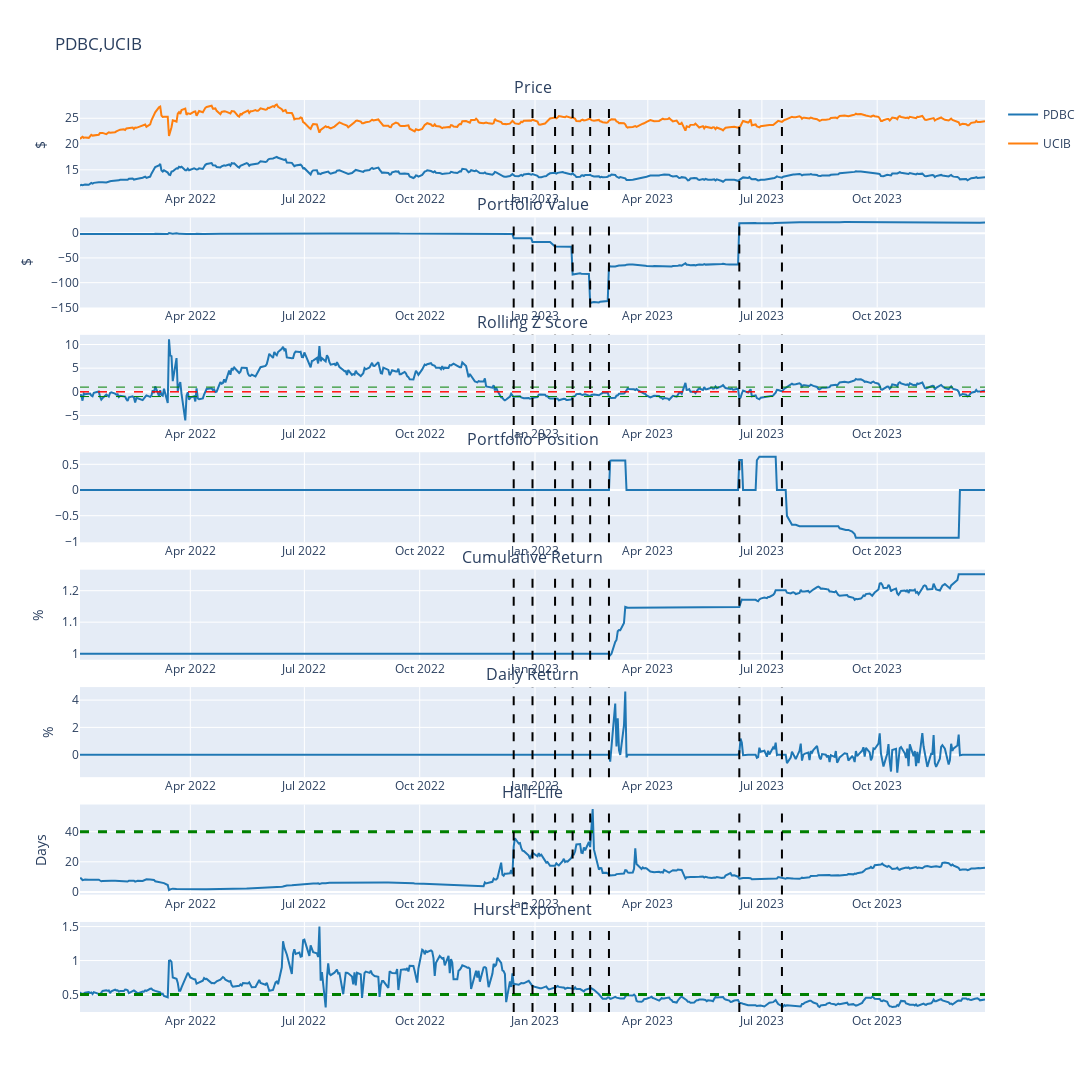

The notebook cell saved with this chart:
### Code cell
strategy = InterdayPairsMeanReversion()
strategy.set_stock_universe(symbols)
strategy.set_start_date(start_date)
strategy.set_end_date(end_date)
strategy.preprocess_data()
strategy.generate_position()
strategy.backtest_summary(show_rebal=True)

### Figure 1 — Plotly figure (JSON) as saved in the notebook; plotly's stock layout.template omitted (floating-point values rounded to 4 significant figures; data arrays with more than 128 entries replaced by an {"elided": "..."} marker saying what was removed)
{"data": [{"legendgroup": "PDBC", "marker": {"color": "rgb(31, 119, 180)"}, "name": "PDBC", "type": "scatter", "x": {"elided": "498 str values"}, "xaxis": "x", "y": {"elided": "498 float values"}, "yaxis": "y"}, {"legendgroup": "UCIB", "marker": {"color": "rgb(255, 127, 14)"}, "name": "UCIB", "type": "scatter", "x": {"elided": "498 str values"}, "xaxis": "x", "y": {"elided": "498 float values"}, "yaxis": "y"}, {"marker": {"color": "rgb(31, 119, 180)"}, "showlegend": false, "type": "scatter", "x": {"elided": "498 str values"}, "xaxis": "x2", "y": {"elided": "498 float values"}, "yaxis": "y2"}, {"marker": {"color": "rgb(31, 119, 180)"}, "showlegend": false, "type": "scatter", "x": {"elided": "498 str values"}, "xaxis": "x3", "y": {"elided": "498 float values"}, "yaxis": "y3"}, {"marker": {"color": "rgb(31, 119, 180)"}, "showlegend": false, "type": "scatter", "x": {"elided": "498 str values"}, "xaxis": "x4", "y": {"elided": "498 float values"}, "yaxis": "y4"}, {"marker": {"color": "rgb(31, 119, 180)"}, "showlegend": false, "type": "scatter", "x": {"elided": "498 str values"}, "xaxis": "x5", "y": {"elided": "498 float values"}, "yaxis": "y5"}, {"marker": {"color": "rgb(31, 119, 180)"}, "showlegend": false, "type": "scatter", "x": {"elided": "498 str values"}, "xaxis": "x6", "y": {"elided": "498 float values"}, "yaxis": "y6"}, {"marker": {"color": "rgb(31, 119, 180)"}, "showlegend": false, "type": "scatter", "x": {"elided": "498 str values"}, "xaxis": "x7", "y": {"elided": "498 float values"}, "yaxis": "y7"}, {"marker": {"color": "rgb(31, 119, 180)"}, "showlegend": false, "type": "scatter", "x": {"elided": "498 str values"}, "xaxis": "x8", "y": {"elided": "498 float values"}, "yaxis": "y8"}], "layout": {"annotations": [{"font": {"size": 16}, "showarrow": false, "text": "Price", "x": 0.5, "xanchor": "center", "xref": "paper", "y": 1, "yanchor": "bottom", "yref": "paper"}, {"font": {"size": 16}, "showarrow": false, "text": "Portfolio Value", "x": 0.5, "xanchor": "center", "xref": "paper", "y": 0.8712, "yanchor": "bottom", "yref": "paper"}, {"font": {"size": 16}, "showarrow": false, "text": "Rolling Z Score", "x": 0.5, "xanchor": "center", "xref": "paper", "y": 0.7425, "yanchor": "bottom", "yref": "paper"}, {"font": {"size": 16}, "showarrow": false, "text": "Portfolio Position", "x": 0.5, "xanchor": "center", "xref": "paper", "y": 0.6138, "yanchor": "bottom", "yref": "paper"}, {"font": {"size": 16}, "showarrow": false, "text": "Cumulative Return", "x": 0.5, "xanchor": "center", "xref": "paper", "y": 0.485, "yanchor": "bottom", "yref": "paper"}, {"font": {"size": 16}, "showarrow": false, "text": "Daily Return", "x": 0.5, "xanchor": "center", "xref": "paper", "y": 0.3563, "yanchor": "bottom", "yref": "paper"}, {"font": {"size": 16}, "showarrow": false, "text": "Half-Life", "x": 0.5, "xanchor": "center", "xref": "paper", "y": 0.2275, "yanchor": "bottom", "yref": "paper"}, {"font": {"size": 16}, "showarrow": false, "text": "Hurst Exponent", "x": 0.5, "xanchor": "center", "xref": "paper", "y": 0.09875, "yanchor": "bottom", "yref": "paper"}], "height": 2000, "hovermode": "x", "shapes": [{"line": {"color": "red", "dash": "dash", "width": 1}, "type": "line", "x0": 0, "x1": 1, "xref": "x3 domain", "y0": 0, "y1": 0, "yref": "y3"}, {"line": {"color": "red", "dash": "dash", "width": 1}, "type": "line", "x0": 0, "x1": 1, "xref": "x3 domain", "y0": 0, "y1": 0, "yref": "y3"}, {"line": {"color": "green", "dash": "dash", "width": 1}, "type": "line", "x0": 0, "x1": 1, "xref": "x3 domain", "y0": 1, "y1": 1, "yref": "y3"}, {"line": {"color": "green", "dash": "dash", "width": 1}, "type": "line", "x0": 0, "x1": 1, "xref": "x3 domain", "y0": -1, "y1": -1, "yref": "y3"}, {"line": {"color": "green", "dash": "dash", "width": 3}, "type": "line", "x0": 0, "x1": 1, "xref": "x7 domain", "y0": 40, "y1": 40, "yref": "y7"}, {"line": {"color": "green", "dash": "dash", "width": 3}, "type": "line", "x0": 0, "x1": 1, "xref": "x8 domain", "y0": 0.5, "y1": 0.5, "yref": "y8"}, {"line": {"color": "black", "dash": "dash", "width": 2}, "type": "line", "x0": 1671062400000, "x1": 1671062400000, "xref": "x", "y0": 0, "y1": 1, "yref": "y domain"}, {"line": {"color": "black", "dash": "dash", "width": 2}, "type": "line", "x0": 1671062400000, "x1": 1671062400000, "xref": "x2", "y0": 0, "y1": 1, "yref": "y2 domain"}, {"line": {"color": "black", "dash": "dash", "width": 2}, "type": "line", "x0": 1671062400000, "x1": 1671062400000, "xref": "x3", "y0": 0, "y1": 1, "yref": "y3 domain"}, {"line": {"color": "black", "dash": "dash", "width": 2}, "type": "line", "x0": 1671062400000, "x1": 1671062400000, "xref": "x4", "y0": 0, "y1": 1, "yref": "y4 domain"}, {"line": {"color": "black", "dash": "dash", "width": 2}, "type": "line", "x0": 1671062400000, "x1": 1671062400000, "xref": "x5", "y0": 0, "y1": 1, "yref": "y5 domain"}, {"line": {"color": "black", "dash": "dash", "width": 2}, "type": "line", "x0": 1671062400000, "x1": 1671062400000, "xref": "x6", "y0": 0, "y1": 1, "yref": "y6 domain"}, {"line": {"color": "black", "dash": "dash", "width": 2}, "type": "line", "x0": 1671062400000, "x1": 1671062400000, "xref": "x7", "y0": 0, "y1": 1, "yref": "y7 domain"}, {"line": {"color": "black", "dash": "dash", "width": 2}, "type": "line", "x0": 1671062400000, "x1": 1671062400000, "xref": "x8", "y0": 0, "y1": 1, "yref": "y8 domain"}, {"line": {"color": "black", "dash": "dash", "width": 2}, "type": "line", "x0": 1672358400000, "x1": 1672358400000, "xref": "x", "y0": 0, "y1": 1, "yref": "y domain"}, {"line": {"color": "black", "dash": "dash", "width": 2}, "type": "line", "x0": 1672358400000, "x1": 1672358400000, "xref": "x2", "y0": 0, "y1": 1, "yref": "y2 domain"}, {"line": {"color": "black", "dash": "dash", "width": 2}, "type": "line", "x0": 1672358400000, "x1": 1672358400000, "xref": "x3", "y0": 0, "y1": 1, "yref": "y3 domain"}, {"line": {"color": "black", "dash": "dash", "width": 2}, "type": "line", "x0": 1672358400000, "x1": 1672358400000, "xref": "x4", "y0": 0, "y1": 1, "yref": "y4 domain"}, {"line": {"color": "black", "dash": "dash", "width": 2}, "type": "line", "x0": 1672358400000, "x1": 1672358400000, "xref": "x5", "y0": 0, "y1": 1, "yref": "y5 domain"}, {"line": {"color": "black", "dash": "dash", "width": 2}, "type": "line", "x0": 1672358400000, "x1": 1672358400000, "xref": "x6", "y0": 0, "y1": 1, "yref": "y6 domain"}, {"line": {"color": "black", "dash": "dash", "width": 2}, "type": "line", "x0": 1672358400000, "x1": 1672358400000, "xref": "x7", "y0": 0, "y1": 1, "yref": "y7 domain"}, {"line": {"color": "black", "dash": "dash", "width": 2}, "type": "line", "x0": 1672358400000, "x1": 1672358400000, "xref": "x8", "y0": 0, "y1": 1, "yref": "y8 domain"}, {"line": {"color": "black", "dash": "dash", "width": 2}, "type": "line", "x0": 1673913600000, "x1": 1673913600000, "xref": "x", "y0": 0, "y1": 1, "yref": "y domain"}, {"line": {"color": "black", "dash": "dash", "width": 2}, "type": "line", "x0": 1673913600000, "x1": 1673913600000, "xref": "x2", "y0": 0, "y1": 1, "yref": "y2 domain"}, {"line": {"color": "black", "dash": "dash", "width": 2}, "type": "line", "x0": 1673913600000, "x1": 1673913600000, "xref": "x3", "y0": 0, "y1": 1, "yref": "y3 domain"}, {"line": {"color": "black", "dash": "dash", "width": 2}, "type": "line", "x0": 1673913600000, "x1": 1673913600000, "xref": "x4", "y0": 0, "y1": 1, "yref": "y4 domain"}, {"line": {"color": "black", "dash": "dash", "width": 2}, "type": "line", "x0": 1673913600000, "x1": 1673913600000, "xref": "x5", "y0": 0, "y1": 1, "yref": "y5 domain"}, {"line": {"color": "black", "dash": "dash", "width": 2}, "type": "line", "x0": 1673913600000, "x1": 1673913600000, "xref": "x6", "y0": 0, "y1": 1, "yref": "y6 domain"}, {"line": {"color": "black", "dash": "dash", "width": 2}, "type": "line", "x0": 1673913600000, "x1": 1673913600000, "xref": "x7", "y0": 0, "y1": 1, "yref": "y7 domain"}, {"line": {"color": "black", "dash": "dash", "width": 2}, "type": "line", "x0": 1673913600000, "x1": 1673913600000, "xref": "x8", "y0": 0, "y1": 1, "yref": "y8 domain"}, {"line": {"color": "black", "dash": "dash", "width": 2}, "type": "line", "x0": 1675123200000, "x1": 1675123200000, "xref": "x", "y0": 0, "y1": 1, "yref": "y domain"}, {"line": {"color": "black", "dash": "dash", "width": 2}, "type": "line", "x0": 1675123200000, "x1": 1675123200000, "xref": "x2", "y0": 0, "y1": 1, "yref": "y2 domain"}, {"line": {"color": "black", "dash": "dash", "width": 2}, "type": "line", "x0": 1675123200000, "x1": 1675123200000, "xref": "x3", "y0": 0, "y1": 1, "yref": "y3 domain"}, {"line": {"color": "black", "dash": "dash", "width": 2}, "type": "line", "x0": 1675123200000, "x1": 1675123200000, "xref": "x4", "y0": 0, "y1": 1, "yref": "y4 domain"}, {"line": {"color": "black", "dash": "dash", "width": 2}, "type": "line", "x0": 1675123200000, "x1": 1675123200000, "xref": "x5", "y0": 0, "y1": 1, "yref": "y5 domain"}, {"line": {"color": "black", "dash": "dash", "width": 2}, "type": "line", "x0": 1675123200000, "x1": 1675123200000, "xref": "x6", "y0": 0, "y1": 1, "yref": "y6 domain"}, {"line": {"color": "black", "dash": "dash", "width": 2}, "type": "line", "x0": 1675123200000, "x1": 1675123200000, "xref": "x7", "y0": 0, "y1": 1, "yref": "y7 domain"}, {"line": {"color": "black", "dash": "dash", "width": 2}, "type": "line", "x0": 1675123200000, "x1": 1675123200000, "xref": "x8", "y0": 0, "y1": 1, "yref": "y8 domain"}, {"line": {"color": "black", "dash": "dash", "width": 2}, "type": "line", "x0": 1676332800000, "x1": 1676332800000, "xref": "x", "y0": 0, "y1": 1, "yref": "y domain"}, {"line": {"color": "black", "dash": "dash", "width": 2}, "type": "line", "x0": 1676332800000, "x1": 1676332800000, "xref": "x2", "y0": 0, "y1": 1, "yref": "y2 domain"}, {"line": {"color": "black", "dash": "dash", "width": 2}, "type": "line", "x0": 1676332800000, "x1": 1676332800000, "xref": "x3", "y0": 0, "y1": 1, "yref": "y3 domain"}, {"line": {"color": "black", "dash": "dash", "width": 2}, "type": "line", "x0": 1676332800000, "x1": 1676332800000, "xref": "x4", "y0": 0, "y1": 1, "yref": "y4 domain"}, {"line": {"color": "black", "dash": "dash", "width": 2}, "type": "line", "x0": 1676332800000, "x1": 1676332800000, "xref": "x5", "y0": 0, "y1": 1, "yref": "y5 domain"}, {"line": {"color": "black", "dash": "dash", "width": 2}, "type": "line", "x0": 1676332800000, "x1": 1676332800000, "xref": "x6", "y0": 0, "y1": 1, "yref": "y6 domain"}, {"line": {"color": "black", "dash": "dash", "width": 2}, "type": "line", "x0": 1676332800000, "x1": 1676332800000, "xref": "x7", "y0": 0, "y1": 1, "yref": "y7 domain"}, {"line": {"color": "black", "dash": "dash", "width": 2}, "type": "line", "x0": 1676332800000, "x1": 1676332800000, "xref": "x8", "y0": 0, "y1": 1, "yref": "y8 domain"}, {"line": {"color": "black", "dash": "dash", "width": 2}, "type": "line", "x0": 1677628800000, "x1": 1677628800000, "xref": "x", "y0": 0, "y1": 1, "yref": "y domain"}, {"line": {"color": "black", "dash": "dash", "width": 2}, "type": "line", "x0": 1677628800000, "x1": 1677628800000, "xref": "x2", "y0": 0, "y1": 1, "yref": "y2 domain"}, {"line": {"color": "black", "dash": "dash", "width": 2}, "type": "line", "x0": 1677628800000, "x1": 1677628800000, "xref": "x3", "y0": 0, "y1": 1, "yref": "y3 domain"}, {"line": {"color": "black", "dash": "dash", "width": 2}, "type": "line", "x0": 1677628800000, "x1": 1677628800000, "xref": "x4", "y0": 0, "y1": 1, "yref": "y4 domain"}, {"line": {"color": "black", "dash": "dash", "width": 2}, "type": "line", "x0": 1677628800000, "x1": 1677628800000, "xref": "x5", "y0": 0, "y1": 1, "yref": "y5 domain"}, {"line": {"color": "black", "dash": "dash", "width": 2}, "type": "line", "x0": 1677628800000, "x1": 1677628800000, "xref": "x6", "y0": 0, "y1": 1, "yref": "y6 domain"}, {"line": {"color": "black", "dash": "dash", "width": 2}, "type": "line", "x0": 1677628800000, "x1": 1677628800000, "xref": "x7", "y0": 0, "y1": 1, "yref": "y7 domain"}, {"line": {"color": "black", "dash": "dash", "width": 2}, "type": "line", "x0": 1677628800000, "x1": 1677628800000, "xref": "x8", "y0": 0, "y1": 1, "yref": "y8 domain"}, {"line": {"color": "black", "dash": "dash", "width": 2}, "type": "line", "x0": 1686614400000, "x1": 1686614400000, "xref": "x", "y0": 0, "y1": 1, "yref": "y domain"}, {"line": {"color": "black", "dash": "dash", "width": 2}, "type": "line", "x0": 1686614400000, "x1": 1686614400000, "xref": "x2", "y0": 0, "y1": 1, "yref": "y2 domain"}, {"line": {"color": "black", "dash": "dash", "width": 2}, "type": "line", "x0": 1686614400000, "x1": 1686614400000, "xref": "x3", "y0": 0, "y1": 1, "yref": "y3 domain"}, {"line": {"color": "black", "dash": "dash", "width": 2}, "type": "line", "x0": 1686614400000, "x1": 1686614400000, "xref": "x4", "y0": 0, "y1": 1, "yref": "y4 domain"}, {"line": {"color": "black", "dash": "dash", "width": 2}, "type": "line", "x0": 1686614400000, "x1": 1686614400000, "xref": "x5", "y0": 0, "y1": 1, "yref": "y5 domain"}, {"line": {"color": "black", "dash": "dash", "width": 2}, "type": "line", "x0": 1686614400000, "x1": 1686614400000, "xref": "x6", "y0": 0, "y1": 1, "yref": "y6 domain"}, {"line": {"color": "black", "dash": "dash", "width": 2}, "type": "line", "x0": 1686614400000, "x1": 1686614400000, "xref": "x7", "y0": 0, "y1": 1, "yref": "y7 domain"}, {"line": {"color": "black", "dash": "dash", "width": 2}, "type": "line", "x0": 1686614400000, "x1": 1686614400000, "xref": "x8", "y0": 0, "y1": 1, "yref": "y8 domain"}, {"line": {"color": "black", "dash": "dash", "width": 2}, "type": "line", "x0": 1689552000000, "x1": 1689552000000, "xref": "x", "y0": 0, "y1": 1, "yref": "y domain"}, {"line": {"color": "black", "dash": "dash", "width": 2}, "type": "line", "x0": 1689552000000, "x1": 1689552000000, "xref": "x2", "y0": 0, "y1": 1, "yref": "y2 domain"}, {"line": {"color": "black", "dash": "dash", "width": 2}, "type": "line", "x0": 1689552000000, "x1": 1689552000000, "xref": "x3", "y0": 0, "y1": 1, "yref": "y3 domain"}, {"line": {"color": "black", "dash": "dash", "width": 2}, "type": "line", "x0": 1689552000000, "x1": 1689552000000, "xref": "x4", "y0": 0, "y1": 1, "yref": "y4 domain"}, {"line": {"color": "black", "dash": "dash", "width": 2}, "type": "line", "x0": 1689552000000, "x1": 1689552000000, "xref": "x5", "y0": 0, "y1": 1, "yref": "y5 domain"}, {"line": {"color": "black", "dash": "dash", "width": 2}, "type": "line", "x0": 1689552000000, "x1": 1689552000000, "xref": "x6", "y0": 0, "y1": 1, "yref": "y6 domain"}, {"line": {"color": "black", "dash": "dash", "width": 2}, "type": "line", "x0": 1689552000000, "x1": 1689552000000, "xref": "x7", "y0": 0, "y1": 1, "yref": "y7 domain"}, {"line": {"color": "black", "dash": "dash", "width": 2}, "type": "line", "x0": 1689552000000, "x1": 1689552000000, "xref": "x8", "y0": 0, "y1": 1, "yref": "y8 domain"}], "title": {"text": "PDBC,UCIB"}, "width": 1200, "xaxis": {"anchor": "y", "domain": [0, 1], "matches": "x8", "showticklabels": true}, "xaxis2": {"anchor": "y2", "domain": [0, 1], "matches": "x8", "showticklabels": true}, "xaxis3": {"anchor": "y3", "domain": [0, 1], "matches": "x8", "showticklabels": true}, "xaxis4": {"anchor": "y4", "domain": [0, 1], "matches": "x8", "showticklabels": true}, "xaxis5": {"anchor": "y5", "domain": [0, 1], "matches": "x8", "showticklabels": true}, "xaxis6": {"anchor": "y6", "domain": [0, 1], "matches": "x8", "showticklabels": true}, "xaxis7": {"anchor": "y7", "domain": [0, 1], "matches": "x8", "showticklabels": true}, "xaxis8": {"anchor": "y8", "domain": [0, 1]}, "yaxis": {"anchor": "x", "domain": [0.9012, 1], "title": {"text": "$"}}, "yaxis2": {"anchor": "x2", "domain": [0.7725, 0.8712], "title": {"text": "$"}}, "yaxis3": {"anchor": "x3", "domain": [0.6438, 0.7425]}, "yaxis4": {"anchor": "x4", "domain": [0.515, 0.6138]}, "yaxis5": {"anchor": "x5", "domain": [0.3862, 0.485], "title": {"text": "%"}}, "yaxis6": {"anchor": "x6", "domain": [0.2575, 0.3563], "title": {"text": "%"}}, "yaxis7": {"anchor": "x7", "domain": [0.1288, 0.2275], "title": {"text": "Days"}}, "yaxis8": {"anchor": "x8", "domain": [0, 0.09875]}}}
